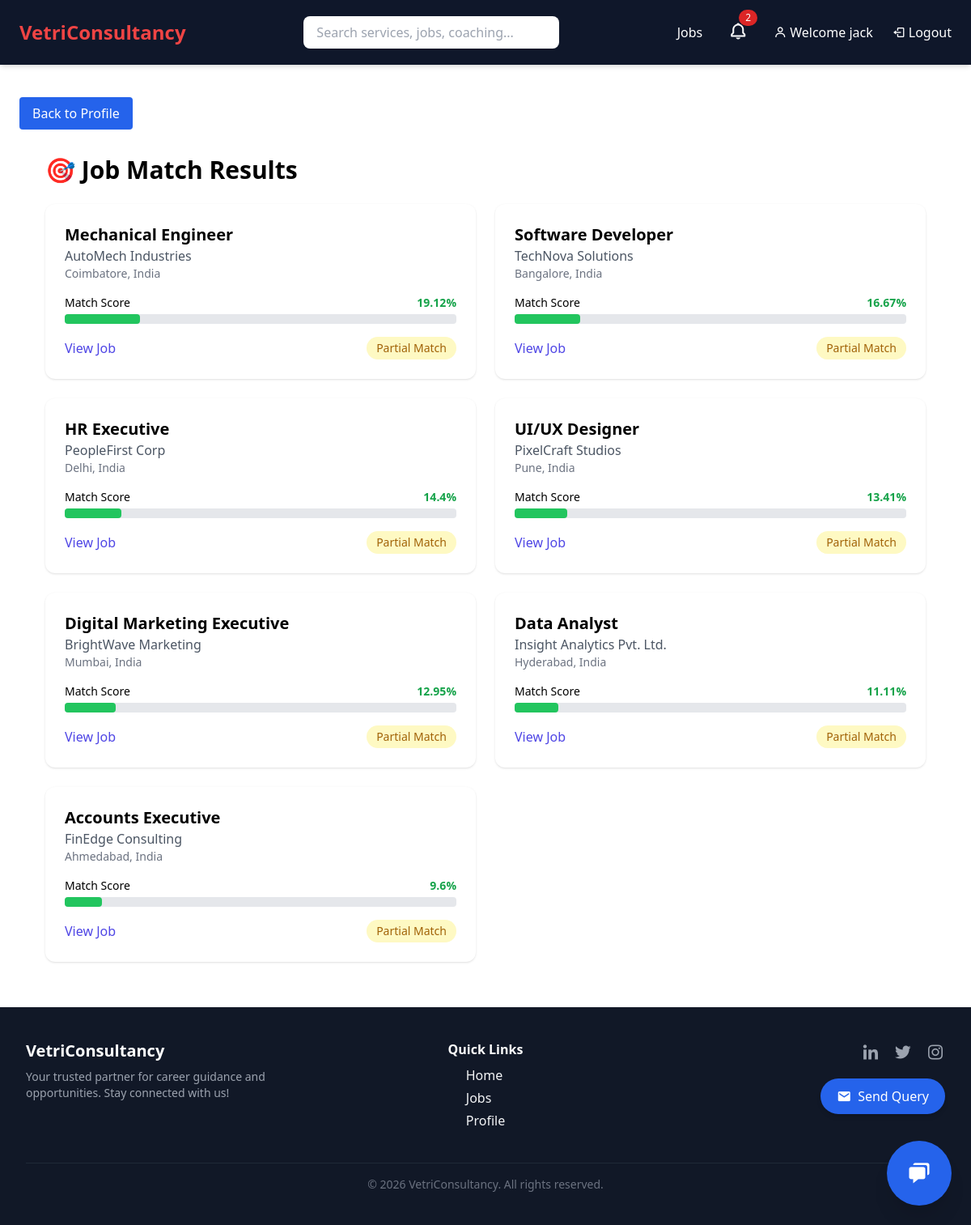
Page /job-matching/ (signed in) on the committed database.
### VCS/models.py (models this page shows, shortened)
class Job(models.Model):
    EXPERIENCE_CHOICES = [
        ('FRESHER', 'Fresher'),
        ('1-3', '1–3 Years'),
        ('3-5', '3–5 Years'),
        ('5+', '5+ Years'),
    ]
    company_name = models.CharField(max_length=200, db_index=True)
    job_title = models.CharField(max_length=200, db_index=True)
    location = models.CharField(max_length=100, db_index=True)
    experience = models.CharField(
        max_length=10,
        choices=EXPERIENCE_CHOICES,
        db_index=True
    )
    salary_range = models.IntegerField(help_text="Monthly salary", db_index=True)
    is_remote = models.BooleanField(default=False)
    eligibility = models.TextField()
    job_description = models.TextField()
    posted_at = models.DateTimeField(auto_now_add=True, db_index=True)
    saved_by = models.ManyToManyField(User, blank=True, related_name='saved_jobs')
    applied_by = models.ManyToManyField(User, through='JobApplication', related_name='applied_jobs')
    is_exclusive = models.BooleanField(default=False)  # Pro/Pro Plus only
    priority_score = models.FloatField(default=0.0)  # For matching
    recruiter_email = models.EmailField(blank=True)  # For intros
    class Meta:
        indexes = [
            models.Index(fields=['job_title']),
            models.Index(fields=['location']),
            models.Index(fields=['experience']),
            models.Index(fields=['salary_range']),
        ]

### VCS/views.py (the view)
# urls.py: path('job-matching/', job_matching, name='job_matching'),
@login_required
def job_matching(request):
    profile = request.user.profile
    jobs = Job.objects.all()
    matched_jobs = []
    for job in jobs:
        score = SequenceMatcher(
            None,
            profile.skills.lower(),
            job.job_description.lower()
        ).ratio() * 100
        matched_jobs.append({
            "job": job,
            "score": round(score, 2)
        })
    matched_jobs = sorted(matched_jobs, key=lambda x: x["score"], reverse=True)
    return render(request, "job_matching.html", {
        "matched_jobs": matched_jobs
    })

### VCS/context_processors.py (called while the page is built)
def notification_count(request):
    if request.user.is_authenticated:
        unread_count = Notification.objects.filter(
            user=request.user,
            is_read=False
        ).count()
        latest_notifications = Notification.objects.filter(
            user=request.user
        ).order_by('-created_at')[:5]
    else:
        unread_count = 0
        latest_notifications = []
    return {
        'notification_count': unread_count,
        'latest_notifications': latest_notifications,
    }

### VCS/templates/job_matching.html
<!DOCTYPE html>
{% extends 'base.html' %}
{% block content %}
<body class="bg-gray-100 min-h-screen">
    <a href="{% url 'profile' %}" class="mt-4 inline-block bg-blue-600 text-white px-4 py-2 rounded">Back to Profile</a>
    <div class="max-w-6xl mx-auto p-8">
        <h1 class="text-3xl font-bold mb-6">🎯 Job Match Results</h1>
        <div class="grid grid-cols-1 md:grid-cols-2 gap-6">
            {% for item in matched_jobs %}
            <div class="bg-white shadow rounded-xl p-6">
                <h2 class="text-xl font-semibold">{{ item.job.job_title }}</h2>
                <p class="text-gray-600">{{ item.job.company_name }}</p>
                <p class="text-sm text-gray-500">{{ item.job.location }}</p>
                <div class="mt-4">
                    <div class="flex justify-between mb-1">
                        <span class="text-sm font-medium">Match Score</span>
                        <span class="text-sm font-bold text-green-600">{{ item.score }}%</span>
                    </div>
                    <div class="w-full bg-gray-200 rounded h-3">
                        <div class="bg-green-500 h-3 rounded"
                        style="width: {{ item.score }}%"></div>
                    </div>
                </div>
                <div class="mt-4 flex justify-between items-center">
                    <a href="{% url 'job_detail' item.job.id %}"
                    class="text-indigo-600 hover:underline">View Job</a>
                    {% if item.score >= 60 %}
                    <span class="bg-green-100 text-green-700 px-3 py-1 rounded-full text-sm">
                        Best Match
          </span>
          {% else %}
          <span class="bg-yellow-100 text-yellow-700 px-3 py-1 rounded-full text-sm">
              Partial Match
            </span>
            {% endif %}
        </div>
    </div>
    {% endfor %}
</div>
</div>
{% endblock %}

### VCS/templates/base.html (shortened to what this page needs)
<!DOCTYPE html>
<html lang="en" x-data="{ open: false, openQuery:false }">
<head>
    <script src="https://cdn.tailwindcss.com"></script>
    <link href="https://unpkg.com/boxicons@2.1.4/css/boxicons.min.css" rel="stylesheet">
    <link href="https://cdn.jsdelivr.net/npm/fullcalendar@6.1.11/index.global.min.css" rel="stylesheet">
</head>
<body class="flex flex-col min-h-screen">
    <header class="bg-slate-900 text-white px-6 py-4 flex flex-col md:flex-row md:items-center md:justify-between shadow-md">
    <div class="flex justify-between items-center w-full md:w-auto">
        <a href="/" class="text-2xl font-bold text-red-500 hover:text-red-600 transition-colors duration-200">
            VetriConsultancy
        </a>
    </div>
    <div :class="{'block': open, 'hidden': !open}" class="w-full mt-4 md:mt-0 md:flex md:items-center md:justify-between">
        <form action="/search/" method="get" class="w-full md:w-1/3 mx-auto mb-3 md:mb-0">
            <input type="text" name="q"
                   placeholder="Search services, jobs, coaching..."
                   class="w-full px-4 py-2 rounded-lg text-black focus:outline-none focus:ring-2 focus:ring-blue-500 transition shadow-sm">
        </form>
        <nav class="flex flex-col md:flex-row md:items-center space-y-2 md:space-y-0 md:space-x-6 text-sm md:text-base">
            <a href="/jobs/" class="hover:text-blue-400 transition duration-200">Jobs</a>
            {% if user.is_authenticated %}
            <div class="relative" id="notification-container">
                <button onclick="toggleNotifications()" class="relative text-2xl p-2 rounded hover:bg-slate-800 transition focus:outline-none">
                    <i class='bx bx-bell'></i>
                    {% if notification_count > 0 %}
                    <span class="absolute -top-1 -right-1 bg-red-600 text-white text-xs px-2 py-0.5 rounded-full">
                        {{ notification_count }}
                    </span>
                    {% endif %}
                </button>
            </div>
            {% if user.is_superuser or user.is_staff %}
            <a href="{% url 'admin_dashboard' %}" class="flex items-center gap-1 hover:text-yellow-400 transition duration-200">
                <i class='bx bx-tachometer'></i> Dashboard
            </a>
            {% else %}
            <a href="{% url 'profile' %}" class="flex items-center gap-1 hover:text-blue-400 transition duration-200">
                <i class='bx bx-user'></i> Welcome {{ user.username }}
            </a>
            {% endif %}
            <form method="post" action="{% url 'logout' %}" class="inline">
                <button type="submit" class="flex items-center gap-1 hover:text-red-400 transition duration-200">
                    <i class='bx bx-log-out'></i> Logout
                </button>
            </form>
            {% endif %}
        </nav>
    </div>
</header>
<main class="flex-grow px-4 md:px-6 py-6">
    {% block content %}{% endblock %}
</main>
<footer class="bg-gray-900 text-gray-100 py-10">
    <div class="max-w-7xl mx-auto px-4 sm:px-6 lg:px-8">
        <div class="grid grid-cols-1 sm:grid-cols-3 gap-8">
            <div class="flex flex-col items-center sm:items-start text-center sm:text-left">
                <h2 class="text-xl font-bold text-white mb-2">VetriConsultancy</h2>
                <p class="text-gray-400 text-sm">
                    Your trusted partner for career guidance and opportunities.
                    Stay connected with us!
                </p>
            </div>
            <div class="flex flex-col items-center">
                <h3 class="text-white font-semibold mb-2">Quick Links</h3>
                <ul class="space-y-1">
                    {% if user.is_superuser %}
                    <li><a href="/" class="hover:text-blue-500 transition-colors duration-200">Home</a></li>
                    <li><a href="/jobs" class="hover:text-blue-500 transition-colors duration-200">Jobs</a></li>
                    {% else %}
                    <li><a href="/" class="hover:text-blue-500 transition-colors duration-200">Home</a></li>
                    <li><a href="/jobs" class="hover:text-blue-500 transition-colors duration-200">Jobs</a></li>
                    <li><a href="/profile" class="hover:text-blue-500 transition-colors duration-200">Profile</a></li>
                    {% endif %}
                </ul>
            </div>
            <div class="flex flex-col items-center sm:items-end text-center sm:text-right space-y-4">
                <div class="flex space-x-4 justify-center sm:justify-end">
                    <a href="#" class="text-gray-400 hover:text-blue-600 transition-colors duration-200">
                        <i class='bx bxl-linkedin text-2xl'></i>
                    </a>
                    <a href="#" class="text-gray-400 hover:text-sky-400 transition-colors duration-200">
                        <i class='bx bxl-twitter text-2xl'></i>
                    </a>
                    <a href="#" class="text-gray-400 hover:text-pink-500 transition-colors duration-200">
                        <i class='bx bxl-instagram text-2xl'></i>
                    </a>
                </div>
                {% if user.is_authenticated and not user.is_superuser and not user.is_staff %}
                <button @click="openQuery=true"
                        class="bg-blue-600 hover:bg-blue-700 text-white px-5 py-2 rounded-full flex items-center gap-2 shadow-md hover:shadow-xl transition-all duration-300 transform hover:-translate-y-1 hover:scale-105">
                    <i class='bx bxs-envelope text-lg'></i>
                    <span class="font-medium">Send Query</span>
                </button>
                {% endif %}
            </div>
        </div>
        <div class="mt-10 border-t border-gray-800 pt-4 text-center text-gray-500 text-sm">
            © 2026 VetriConsultancy. All rights reserved.
        </div>
    </div>
</footer>
{% if user.is_authenticated and not user.is_superuser and not user.is_staff %}
<div x-data="{ openChat: false }" class="fixed bottom-6 right-6 z-50">
    <button @click="openChat = true"
        class="fixed bottom-6 right-6 w-16 h-16 sm:w-20 sm:h-20 bg-blue-600 hover:bg-blue-700 text-white rounded-full shadow-xl flex items-center justify-center transition-all duration-300 transform hover:scale-110 hover:rotate-12 animate-bounce">
    <i class='bx bxs-chat text-2xl sm:text-3xl'></i>
    </button>
</div>
{% endif %}
</body>
</html>

### rows in the picture
Job: job.job_title "Mechanical Engineer", job.company_name "AutoMech Industries", job.location "Coimbatore, India", score "19.12"
Job: job.job_title "Software Developer", job.company_name "TechNova Solutions", job.location "Bangalore, India", score "16.67"
Job: job.job_title "HR Executive", job.company_name "PeopleFirst Corp", job.location "Delhi, India", score "14.4"
Job: job.job_title "UI/UX Designer", job.company_name "PixelCraft Studios", job.location "Pune, India", score "13.41"
Job: job.job_title "Digital Marketing Executive", job.company_name "BrightWave Marketing", job.location "Mumbai, India", score "12.95"
Job: job.job_title "Data Analyst", job.company_name "Insight Analytics Pvt. Ltd.", job.location "Hyderabad, India", score "11.11"
Job: job.job_title "Accounts Executive", job.company_name "FinEdge Consulting", job.location "Ahmedabad, India", score "9.6"

### other values in the picture
{{ notification_count }} "2"
{{ user.username }} "jack"
